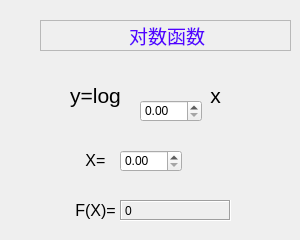
   <widget class="QWidget" name="page_6">
    <widget class="QLabel" name="label_24">
     <property name="geometry">
      <rect>
       <x>60</x>
       <y>80</y>
       <width>71</width>
       <height>31</height>
      </rect>
     </property>
     <property name="text">
      <string>&lt;html&gt;&lt;head/&gt;&lt;body&gt;&lt;p align=&quot;center&quot;&gt;&lt;span style=&quot; font-size:16pt;&quot;&gt;y=log&lt;/span&gt;&lt;/p&gt;&lt;/body&gt;&lt;/html&gt;</string>
     </property>
    </widget>
    <widget class="QDoubleSpinBox" name="doubleSpinBox_15">
     <property name="geometry">
      <rect>
       <x>140</x>
       <y>100</y>
       <width>62</width>
       <height>22</height>
      </rect>
     </property>
    </widget>
    <widget class="QLabel" name="label_25">
     <property name="geometry">
      <rect>
       <x>200</x>
       <y>80</y>
       <width>31</width>
       <height>31</height>
      </rect>
     </property>
     <property name="text">
      <string>&lt;html&gt;&lt;head/&gt;&lt;body&gt;&lt;p align=&quot;center&quot;&gt;&lt;span style=&quot; font-size:16pt;&quot;&gt;x&lt;/span&gt;&lt;/p&gt;&lt;/body&gt;&lt;/html&gt;</string>
     </property>
    </widget>
    <widget class="QDoubleSpinBox" name="doubleSpinBox_16">
     <property name="geometry">
      <rect>
       <x>120</x>
       <y>150</y>
       <width>62</width>
       <height>22</height>
      </rect>
     </property>
    </widget>
    <widget class="QLabel" name="label_28">
     <property name="geometry">
      <rect>
       <x>120</x>
       <y>200</y>
       <width>111</width>
       <height>21</height>
      </rect>
     </property>
     <property name="frameShape">
      <enum>QFrame::Box</enum>
     </property>
     <property name="frameShadow">
      <enum>QFrame::Sunken</enum>
     </property>
     <property name="text">
      <string>0</string>
     </property>
    </widget>
    <widget class="QWidget" name="verticalLayoutWidget_13">
     <property name="geometry">
      <rect>
       <x>40</x>
       <y>20</y>
       <width>251</width>
       <height>31</height>
      </rect>
     </property>
     <layout class="QVBoxLayout" name="verticalLayout_13">
      <item>
       <widget class="QLabel" name="label_37">
        <property name="frameShape">
         <enum>QFrame::StyledPanel</enum>
        </property>
        <property name="frameShadow">
         <enum>QFrame::Raised</enum>
        </property>
        <property name="text">
         <string>&lt;html&gt;&lt;head/&gt;&lt;body&gt;&lt;p align=&quot;center&quot;&gt;&lt;span style=&quot; font-size:14pt; color:#5500ff;&quot;&gt;对数函数&lt;/span&gt;&lt;/p&gt;&lt;/body&gt;&lt;/html&gt;</string>
        </property>
       </widget>
      </item>
     </layout>
    </widget>
    <widget class="QWidget" name="verticalLayoutWidget_14">
     <property name="geometry">
      <rect>
       <x>80</x>
       <y>140</y>
       <width>31</width>
       <height>41</height>
      </rect>
     </property>
     <layout class="QVBoxLayout" name="verticalLayout_14">
      <item>
       <widget class="QLabel" name="label_26">
        <property name="text">
         <string>&lt;html&gt;&lt;head/&gt;&lt;body&gt;&lt;p align=&quot;center&quot;&gt;&lt;span style=&quot; font-size:12pt;&quot;&gt;X=&lt;/span&gt;&lt;/p&gt;&lt;/body&gt;&lt;/html&gt;</string>
        </property>
       </widget>
      </item>
     </layout>
    </widget>
    <widget class="QWidget" name="verticalLayoutWidget_35">
     <property name="geometry">
      <rect>
       <x>70</x>
       <y>190</y>
       <width>51</width>
       <height>41</height>
      </rect>
     </property>
     <layout class="QVBoxLayout" name="verticalLayout_35">
      <item>
       <widget class="QLabel" name="label_27">
        <property name="text">
         <string>&lt;html&gt;&lt;head/&gt;&lt;body&gt;&lt;p align=&quot;center&quot;&gt;&lt;span style=&quot; font-size:12pt;&quot;&gt;F(X)=&lt;/span&gt;&lt;/p&gt;&lt;/body&gt;&lt;/html&gt;</string>
        </property>
       </widget>
      </item>
     </layout>
    </widget>
   </widget>
